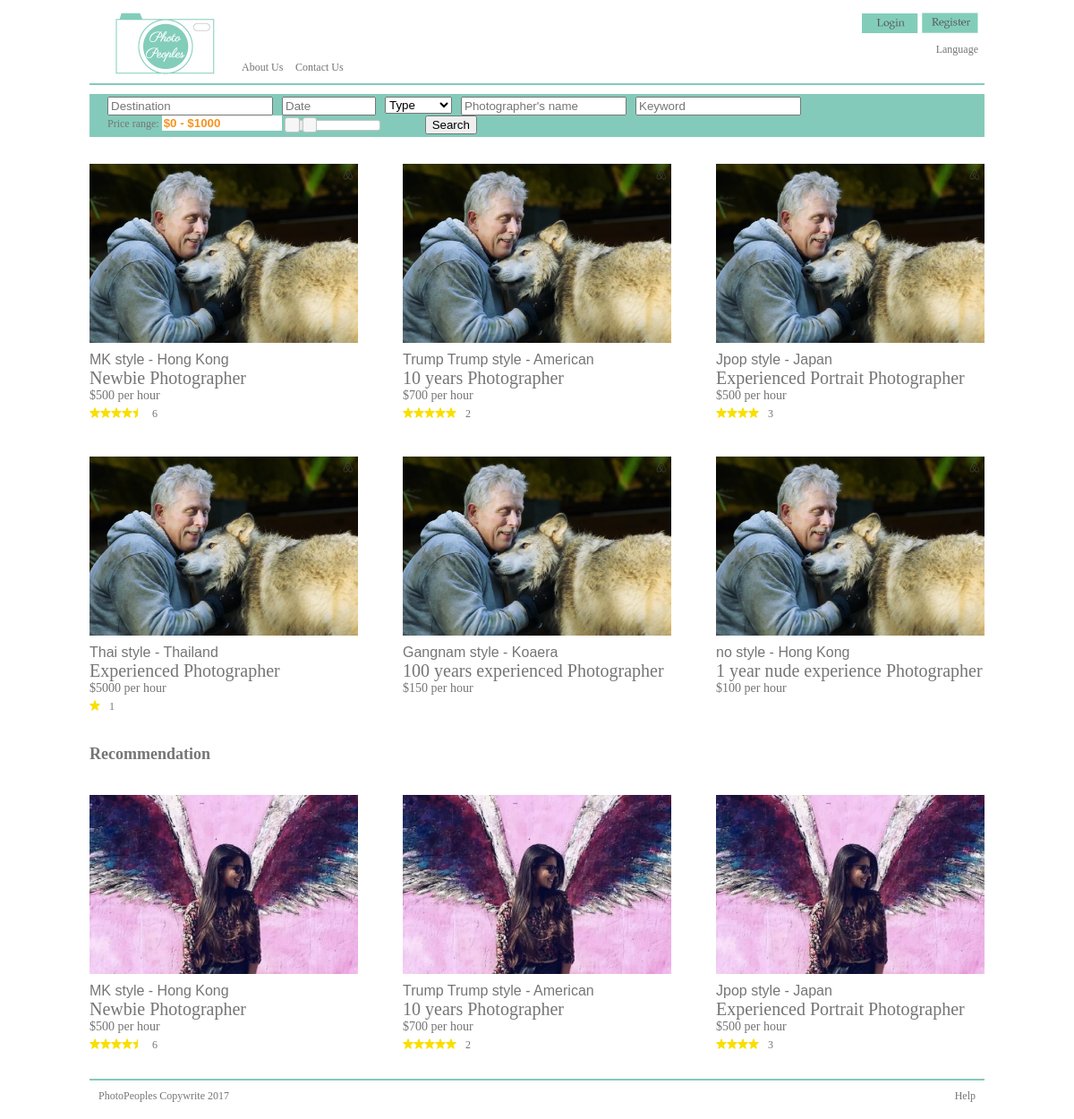
Screenshot of /search.php with the database file from the repository.
### tables this page shows
CREATE TABLE "photographer" (
  "pho_id" integer PRIMARY KEY,
  "name" text,
  "profile_pic" text,
  "gender" varchar(1),
  "language" varchar(50),
  "location" varchar(50),
  "aboutme" text,
  "category" varchar(50),
  "nationalty" varchar(50),
  "experience" varchar(50),
  "style" varchar(50),
  "contact_email" varchar(50),
  "contact_number" varcgar(50),
  "min_booking" varchar(50),
  "reg_date" datetime,
  "last_mod_date" datetime,
  "password" varchar(50)
);

CREATE TABLE price (
	price_id INTEGER PRIMARY KEY,
	pho_id INTEGER,
	price_type INTEGER,
	price INTEGER
);

### search.php (the view, shortened to what this page needs)
<html>
<head>
<link rel="stylesheet" href="http://code.jquery.com/ui/1.12.1/themes/base/jquery-ui.css">
  <link rel="stylesheet" href="https://jqueryui.com/resources/demos/style.css">
</head>
<body>
	<div id="container">
		<div id="mainContainer">
			<div id="header">
			<?php include 'header.php' ?>
			</div>
			<div id="searchBarContainer">
				<?php include 'searchbar.php' ?>
			</div>
			<div id="mainContent">
<?php
$db = new PDO('sqlite:cal/daypilot.sqlite');
$db->setAttribute(PDO::ATTR_ERRMODE, PDO::ERRMODE_EXCEPTION);
$query = "select pho_id, name, nationalty, experience, style from PHOTOGRAPHER";
$stmt = $db->prepare($query);
$stmt->execute();
$result = $stmt->fetchAll();
$count =0;
foreach($result as $row) {
  $count++;
  $query2 = "select AVG(rating), COUNT(rating) from review where pho_id= ".$row['pho_id'];
  $stmt2 = $db->prepare($query2);
	$stmt2->execute();
	$result2 = $stmt2->fetchAll();
	foreach($result2 as $row2) {
	$query3 = "select price from price where price_type=1 and pho_id= ".$row['pho_id'];
  $stmt3 = $db->prepare($query3);
	$stmt3->execute();
	$result3 = $stmt3->fetchAll();
	foreach($result3 as $row3) {
		$hourrate=$row3['price'];
	}
?>
				<a class="event_href" href="event_details.php?pho_id=<?php echo $row['pho_id']?>">
				<?php if ($count%3==0){ ?>
				<div class="event event_left">
				<?php }else{?>
					<div class="event">
				<?php }?>
						<img src="images/temp1.jpg"><br />
						<span class="heading_city"><?php echo $row['style']?> - <?php echo $row['nationalty']?></span><br />
						<span class="heading_subject"><?php echo $row['experience']; ?></span><br />
						<span class="heading_price">$<?php echo $hourrate ;?> per hour</span><br />
						<div class="rating rating4">
						</div>
						<span class="rating_number"><?php if ($row2[1]!=0)echo $row2[1];?></span>
					</div>
				</a>
<?php
	}
}
?>
<h2>Recommendation</h2>
<?php
$query = "select pho_id, name, nationalty, experience, style from PHOTOGRAPHER limit 3";
$stmt = $db->prepare($query);
$stmt->execute();
$result = $stmt->fetchAll();
$count =0;
foreach($result as $row) {
  $count++;
  $query2 = "select AVG(rating), COUNT(rating) from review where pho_id= ".$row['pho_id'];
  $stmt2 = $db->prepare($query2);
	$stmt2->execute();
	$result2 = $stmt2->fetchAll();
	foreach($result2 as $row2) {
	$query3 = "select price from price where price_type=1 and pho_id= ".$row['pho_id'];
  $stmt3 = $db->prepare($query3);
	$stmt3->execute();
	$result3 = $stmt3->fetchAll();
	foreach($result3 as $row3) {
		$hourrate=$row3['price'];
	}
?>
				<a class="event_href" href="event_details.php?pho_id=<?php echo $row['pho_id']?>">
				<?php if ($count%3==0){ ?>
				<div class="event event_left">
				<?php }else{?>
					<div class="event">
				<?php }?>
						<img src="images/temp2.jpg"><br />
						<span class="heading_city"><?php echo $row['style']?> - <?php echo $row['nationalty']?></span><br />
						<span class="heading_subject"><?php echo $row['experience']; ?></span><br />
						<span class="heading_price">$<?php echo $hourrate ;?> per hour</span><br />
						<div class="rating rating4">
						</div>
						<span class="rating_number"><?php if ($row2[1]!=0)echo $row2[1];?></span>
					</div>
				</a>
<?php
	}
}
?>
			</div>
			<div id="footer">
				PhotoPeoples Copywrite 2017
				<a href="#" style="float:right">Help</a>
			</div>
</body>
</html>

### header.php (shortened to what this page needs)
<div id=logoContainer>
	<div id=logo></div>
</div>
<div id="menuContainer">
	<div id="menuTop" style="background-color:#FFFFFF;height:55px;">
		<div id="menu2" style="padding: 5px 5px 0 0 ">
			<a id="btn_register" href="#" ></a>
			<a id="btn_login" href="#"></a>
		<a href="#" style="float:right;padding-top:10px;">Language</a>
		</div>
	</div>
	<div id="menuBottom" style="position:relative;background-color:#FFFFFF;height:30px;">
		<ul style="position: absolute;bottom: 0;margin-bottom:10px;">
			<li ><a href="#">About Us</a></li>
			<li ><a href="#">Contact Us</a></li>
		</ul>
	</div>
</div>

### searchbar.php (shortened to what this page needs)
<ul>
	<li><input placeholder="Destination" /></li>
	<li><input placeholder="Date" size="10" /></li>
	<li><select name="Type">
					<option selected disabled>Type</option>
				</select>
		</li>
	<li><input placeholder="Photographer's name" /></li>
	<li><input placeholder="Keyword" /></li>
  	<li><label for="amount">Price range:</label>
  <input type="text" id="amount" size="14" readonly style="border:0; color:#f6931f; font-weight:bold;">
 <div style="width:100px;display:inline:;padding-top:5px;float:right;margin-right:50px;">
	<div id="slider-range" ></div>
</div>
</li>
	<li>			<button>Search</button></li>
</ul>

### search.php (style rules this page uses)
body { font-size:12px;color:#757575; }
a { font-size:12px;color:#757575;text-decoration:none; }
#mainContainer { margin-left:auto; margin-right:auto; width:1000px; }
#footer { border-top:2px solid #84CABA; padding:10px; }
#header { border-bottom:2px solid #84CABA; }
#logoContainer { display:block; float:left; width:170px; height:9px; }
#logo { margin-left:auto; margin-right:auto; margin-top:5px; width:116px; height:70px; background-image: url("images/logo.jpg"); background-color: #FFFFFF; }
#menuContainer { float:left; display:block; width:828px; }
#menuContainer a { font-size:12px;color:#757575;text-decoration:none; }
#menuBottom ul { list-style-type: none; margin: 0; padding: 0; }
#menuBottom li { float:left; }
#menuBottom li a { display: block; width: 60px; }
#menu2 { display:block; float:right; }
#btn_register { display:block; cursor:pointer; float:right; height:25px; width:65px; background: url("images/btn_register.jpg") no-repeat scroll 0 0 ;; }
#btn_login { display:block; cursor:pointer; float:right; height:25px; width:65px; background: url("images/btn_login.jpg") no-repeat scroll 0 0 ;; }
#searchBarContainer { margin-top:10px; background-color:#84CABA; padding-top:3px; padding-bottom:3px; padding-left:20px; }
#searchBarContainer input { margin-right:10px; }
#searchBarContainer select { margin-right:10px; }
#mainContent { padding:10px 0 10px 0; height:auto; }
#mainContent .event { float:left;display:block;margin-right:50px;margin-bottom:20px;margin-top:20px; }
#mainContent .event_left { margin-right:0px; }
#mainContent .event img { width:300px;margin-bottom:10px; }
#mainContent .event .heading_city { font-size:16px;font-family:Arial; }
#mainContent .event .heading_subject { font-size:20px; }
#mainContent .event .heading_price { font-size: 14px; }
#mainContent .event .rating { margin-top:5px; }
#mainContent .event .rating svg { float:left;color:#f9df00; }
#mainContent .event .rating_number { margin-left:10px; }

### searchbar.php (style rules this page uses)
#searchBarContainer ul { list-style-type: none; margin: 0; padding: 0; }
#searchBarContainer li { float:left; }

### rows the page displays
photographer: style "MK style", nationalty "Hong Kong", experience "Newbie Photographer", price.price "500", row2 "6"
photographer: style "Trump Trump style", nationalty "American", experience "10 years Photographer", price.price "700", row2 "2"
photographer: style "Jpop style", nationalty "Japan", experience "Experienced Portrait Photographer", row2 "3"
price: price "500"
photographer: style "Thai style", nationalty "Thailand", experience "Experienced Photographer", price.price "5000", row2 "1"
photographer: style "Gangnam style", nationalty "Koaera", experience "100 years experienced Photographer", price.price "150"
photographer: style "no style", nationalty "Hong Kong", experience "1 year nude experience Photographer", price.price "100"
price: price "700"
